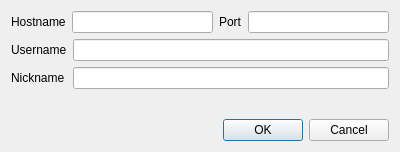
<?xml version="1.0" encoding="UTF-8"?>
<ui version="4.0">
 <class>ConnectDialog</class>
 <widget class="QDialog" name="ConnectDialog">
  <property name="geometry">
   <rect>
    <x>0</x>
    <y>0</y>
    <width>400</width>
    <height>152</height>
   </rect>
  </property>
  <property name="windowTitle">
   <string>Connect - cvnirc-qt</string>
  </property>
  <layout class="QVBoxLayout" name="verticalLayout">
   <item>
    <layout class="QFormLayout" name="formLayout">
     <item row="0" column="0" colspan="2">
      <layout class="QHBoxLayout" name="horizontalLayout">
       <item>
        <widget class="QLabel" name="labelHost">
         <property name="text">
          <string>Hostname</string>
         </property>
         <property name="buddy">
          <cstring>lineEditHost</cstring>
         </property>
        </widget>
       </item>
       <item>
        <widget class="QLineEdit" name="lineEditHost"/>
       </item>
       <item>
        <widget class="QLabel" name="labelPort">
         <property name="text">
          <string>Port</string>
         </property>
         <property name="buddy">
          <cstring>lineEditPort</cstring>
         </property>
        </widget>
       </item>
       <item>
        <widget class="QLineEdit" name="lineEditPort"/>
       </item>
      </layout>
     </item>
     <item row="1" column="0">
      <widget class="QLabel" name="labelUser">
       <property name="text">
        <string>Username</string>
       </property>
       <property name="buddy">
        <cstring>lineEditUser</cstring>
       </property>
      </widget>
     </item>
     <item row="1" column="1">
      <widget class="QLineEdit" name="lineEditUser"/>
     </item>
     <item row="2" column="0">
      <widget class="QLabel" name="labelNick">
       <property name="text">
        <string>Nickname</string>
       </property>
       <property name="buddy">
        <cstring>lineEditNick</cstring>
       </property>
      </widget>
     </item>
     <item row="2" column="1">
      <widget class="QLineEdit" name="lineEditNick"/>
     </item>
    </layout>
   </item>
   <item>
    <widget class="QDialogButtonBox" name="buttonBox">
     <property name="orientation">
      <enum>Qt::Horizontal</enum>
     </property>
     <property name="standardButtons">
      <set>QDialogButtonBox::Cancel|QDialogButtonBox::Ok</set>
     </property>
    </widget>
   </item>
  </layout>
 </widget>
 <tabstops>
  <tabstop>lineEditHost</tabstop>
  <tabstop>lineEditPort</tabstop>
  <tabstop>lineEditUser</tabstop>
  <tabstop>lineEditNick</tabstop>
 </tabstops>
 <resources/>
 <connections>
  <connection>
   <sender>buttonBox</sender>
   <signal>accepted()</signal>
   <receiver>ConnectDialog</receiver>
   <slot>accept()</slot>
   <hints>
    <hint type="sourcelabel">
     <x>248</x>
     <y>254</y>
    </hint>
    <hint type="destinationlabel">
     <x>157</x>
     <y>274</y>
    </hint>
   </hints>
  </connection>
  <connection>
   <sender>buttonBox</sender>
   <signal>rejected()</signal>
   <receiver>ConnectDialog</receiver>
   <slot>reject()</slot>
   <hints>
    <hint type="sourcelabel">
     <x>316</x>
     <y>260</y>
    </hint>
    <hint type="destinationlabel">
     <x>286</x>
     <y>274</y>
    </hint>
   </hints>
  </connection>
 </connections>
</ui>
